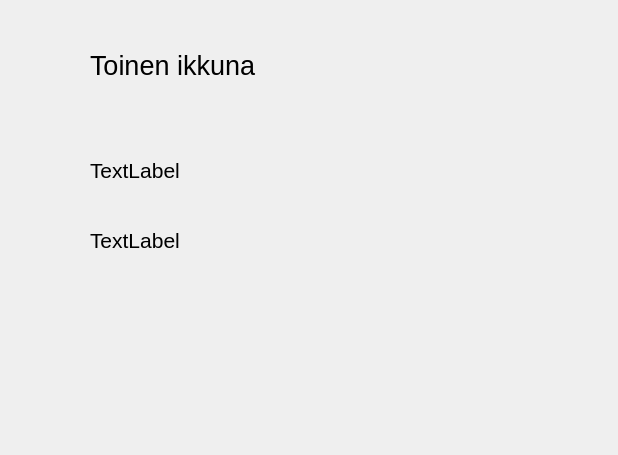
<?xml version="1.0" encoding="UTF-8"?>
<ui version="4.0">
 <class>Form2</class>
 <widget class="QDialog" name="Form2">
  <property name="geometry">
   <rect>
    <x>0</x>
    <y>0</y>
    <width>618</width>
    <height>455</height>
   </rect>
  </property>
  <property name="windowTitle">
   <string>Dialog</string>
  </property>
  <widget class="QLabel" name="label">
   <property name="geometry">
    <rect>
     <x>90</x>
     <y>40</y>
     <width>371</width>
     <height>51</height>
    </rect>
   </property>
   <property name="font">
    <font>
     <pointsize>20</pointsize>
    </font>
   </property>
   <property name="text">
    <string>Toinen ikkuna</string>
   </property>
  </widget>
  <widget class="QLabel" name="labelFname">
   <property name="geometry">
    <rect>
     <x>90</x>
     <y>150</y>
     <width>211</width>
     <height>41</height>
    </rect>
   </property>
   <property name="font">
    <font>
     <pointsize>16</pointsize>
    </font>
   </property>
   <property name="text">
    <string>TextLabel</string>
   </property>
  </widget>
  <widget class="QLabel" name="labelLname">
   <property name="geometry">
    <rect>
     <x>90</x>
     <y>220</y>
     <width>211</width>
     <height>41</height>
    </rect>
   </property>
   <property name="font">
    <font>
     <pointsize>16</pointsize>
    </font>
   </property>
   <property name="text">
    <string>TextLabel</string>
   </property>
  </widget>
 </widget>
 <resources/>
 <connections/>
</ui>
